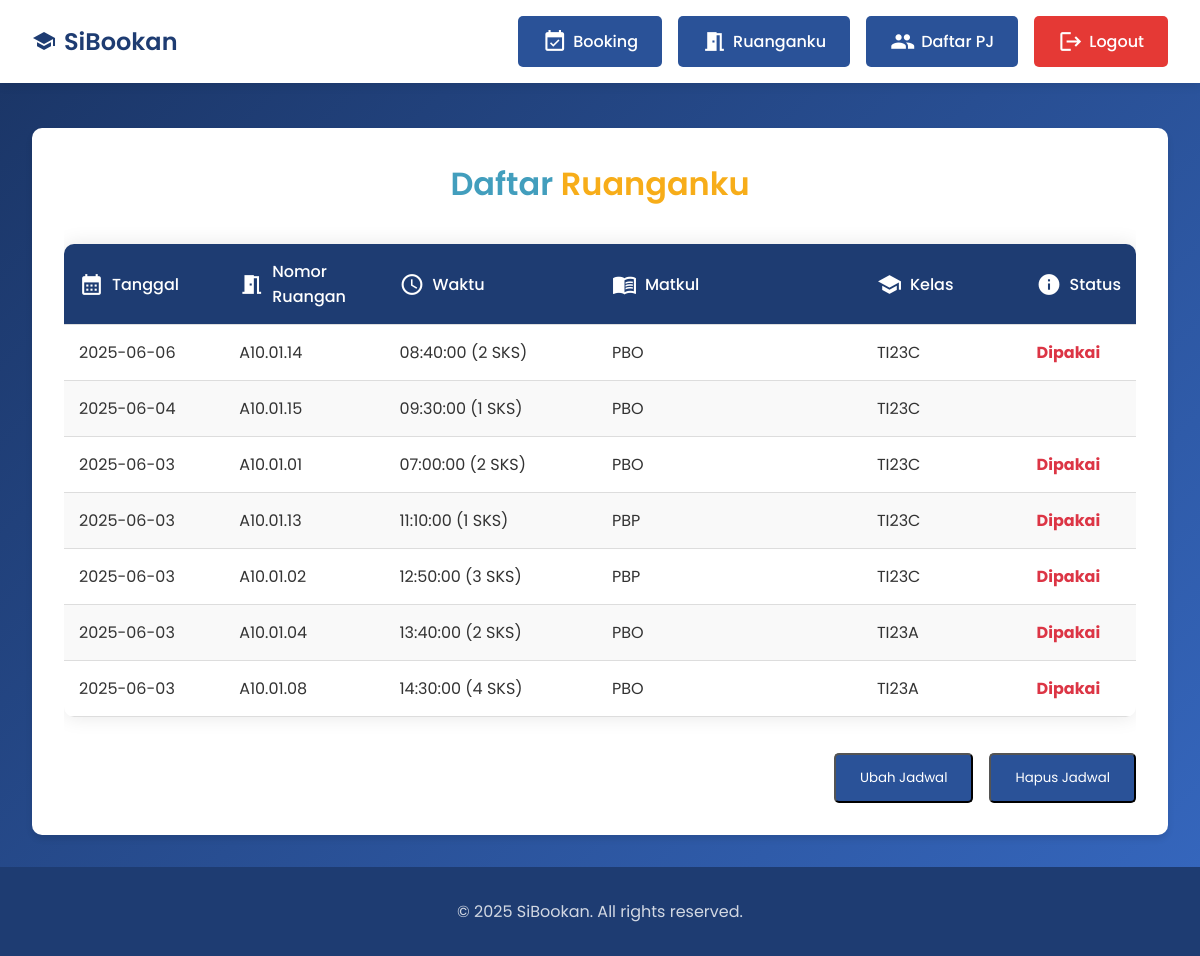
The page /ruanganku.php (signed in) on the database its author committed.
### tables this page shows
CREATE TABLE `booking_ruangan` (
  `id_booking` int(11) NOT NULL,
  `tanggal` date NOT NULL,
  `jam_mulai` time NOT NULL,
  `durasi` int(11) DEFAULT NULL,
  `jumlah_sks` int(11) NOT NULL,
  `nomor_ruangan` varchar(20) NOT NULL,
  `id_matkul` int(11) NOT NULL,
  `kelas` varchar(10) NOT NULL,
  `status_booking` enum('Tersedia','Dipakai') DEFAULT 'Tersedia',
  `id_dosen` int(11) NOT NULL,
  `created_at` timestamp NOT NULL DEFAULT current_timestamp(),
  `updated_at` timestamp NOT NULL DEFAULT current_timestamp() ON UPDATE current_timestamp()
);

CREATE TABLE `mata_kuliah` (
  `id_matkul` int(11) NOT NULL,
  `nama_matkul` varchar(100) NOT NULL,
  `kode_matkul` varchar(20) DEFAULT NULL
);

### ruanganku.php (the view, shortened to what this page needs)
<?php
include "database.php";
$username = $_SESSION["username"];
$query = "SELECT br.*, mk.nama_matkul
          FROM booking_ruangan br
          JOIN dosen d ON br.id_dosen = d.id_dosen
          JOIN mata_kuliah mk ON br.id_matkul = mk.id_matkul
          WHERE d.username = '$username'
          ORDER BY br.tanggal DESC, br.jam_mulai ASC";
$result = mysqli_query($db, $query);
?>
<!DOCTYPE html>
<html lang="id">
<head>
</head>
<body>
    <header>
        <div class="header-content">
            <div class="logo-container">
                <a href="/index" class="logo">
                    <span class="material-icons">school</span>
                    SiBookan
                </a>
            </div>
            <div class="nav-buttons">
                <a href="/home" class="login-btn">
                    <span class="material-icons">event_available</span>
                    Booking
                </a>
                <a href="/ruanganku" class="ruanganku-btn">
                    <span class="material-icons">meeting_room</span>
                    Ruanganku
                </a>
                <a href="/daftarpj" class="daftarpj-btn">
                    <span class="material-icons">group</span>
                    Daftar PJ
                </a>
                <a href="/logout" class="nav-btn-logout">
                    <span class="material-icons">logout</span>
                    Logout
                </a>
            </div>
        </div>
    </header>
    <div class="table-container">
        <h1>Daftar <span style="color: #f7ad19;">Ruanganku</span></h1>
        <div class="table-wrapper">
            <table>
                <thead>
                    <tr>
                        <th>
                            <div class="header-cell">
                                <span class="material-icons">calendar_month</span>
                                Tanggal
                            </div>
                        </th>
                        <th>
                            <div class="header-cell">
                                <span class="material-icons">meeting_room</span>
                                Nomor Ruangan
                            </div>
                        </th>
                        <th>
                            <div class="header-cell">
                                <span class="material-icons">schedule</span>
                                Waktu
                            </div>
                        </th>
                        <th>
                            <div class="header-cell">
                                <span class="material-icons">menu_book</span>
                                Matkul
                            </div>
                        </th>
                        <th>
                            <div class="header-cell">
                                <span class="material-icons">school</span>
                                Kelas
                            </div>
                        </th>
                        <th>
                            <div class="header-cell">
                                <span class="material-icons">info</span>
                                Status
                            </div>
                        </th>
                    </tr>
                </thead>
                <tbody>
                    <?php
                    if ($result && mysqli_num_rows($result) > 0) {
                        while ($row = mysqli_fetch_assoc($result)) {
                            $status_class = $row['status_booking'] === 'Tersedia' ? 'status-tersedia' : 'status-dipakai';
                            echo "<tr>";
                            echo "<td>" . date('Y-m-d', strtotime($row['tanggal'])) . "</td>";
                            echo "<td>" . htmlspecialchars($row['nomor_ruangan']) . "</td>";
                            echo "<td>" . htmlspecialchars($row['jam_mulai']) . " (" . $row['jumlah_sks'] . " SKS)</td>";
                            echo "<td>" . htmlspecialchars($row['nama_matkul']) . "</td>";
                            echo "<td>" . htmlspecialchars($row['kelas']) . "</td>";
                            echo "<td class='$status_class'>" . htmlspecialchars($row['status_booking']) . "</td>";
                            echo "</tr>";
                        }
                    } else {
                        echo "<tr><td colspan='6' style='text-align: center;'>Tidak ada data booking</td></tr>";
                    }
                    ?>
                </tbody>
            </table>
        </div>
        <div class="button-container">
            <button class="button" type="button" onclick="toggleUbahForm()">Ubah Jadwal</button>
            <button class="button" type="button" onclick="toggleHapusForm()">Hapus Jadwal</button>
        </div>
    </div>
    <footer>
        <div class="footer-content">
            <p>&copy; 2025 SiBookan. All rights reserved.</p>
        </div>
    </footer>
</body>
</html>

### ruanganku.php (style rules this page uses)
* { margin: 0; padding: 0; box-sizing: border-box; font-family: "Poppins", sans-serif; }
html, body { height: 100%; }
body { min-height: 100vh; background: linear-gradient(135deg, #1a3464, #3668c0); color: #333; display: flex; flex-direction: column; }
header { background: white; padding: 1rem 0; box-shadow: 0 2px 10px rgba(0, 0, 0, 0.1); position: fixed; width: 100%; top: 0; z-index: 1000; }
.header-content { display: flex; justify-content: space-between; align-items: center; max-width: 1200px; margin: 0 auto; padding: 0 2rem; }
.logo-container { display: flex; align-items: center; gap: 10px; order: 1; }
.logo { font-size: 1.5rem; font-weight: 600; color: #1e3c72; text-decoration: none; display: flex; align-items: center; gap: 8px; }
.logo .material-icons { color: #1e3c72; font-size: 24px; }
.nav-buttons { display: flex; gap: 1rem; align-items: center; order: 2; }
.login-btn, .register-btn, .ruanganku-btn, .daftarpj-btn { background: #2a5298; color: white; padding: 0.8rem 1.5rem; border-radius: 5px; text-decoration: none; font-weight: 500; transition: all 0.3s ease; display: flex; align-items: center; gap: 6px; }
.nav-btn-logout { background: #e53935; color: white; padding: 0.8rem 1.5rem; border-radius: 5px; text-decoration: none; font-weight: 500; transition: all 0.3s ease; display: flex; align-items: center; gap: 6px; }
.table-container { margin-top: 8rem; padding: 2rem; background: white; border-radius: 10px; box-shadow: 0 4px 6px rgba(0, 0, 0, 0.1); margin-bottom: 2rem; margin-left: auto; margin-right: auto; max-width: 1500px; width: calc(100% - 4rem); }
h1 { margin-bottom: 1rem; font-size: 2rem; font-weight: 600; color: #429ebd; text-align: center; }
.table-wrapper { width: 100%; overflow-x: auto; -webkit-overflow-scrolling: touch; }
table { width: 100%; border-collapse: collapse; border-radius: 10px; overflow: hidden; box-shadow: 0 0 20px rgba(0, 0, 0, 0.1); margin: 20px 0; }
th, td { padding: 15px; text-align: left; border-bottom: 1px solid #ddd; word-wrap: break-word; }
th { background-color: #1e3c72; color: white; font-weight: 500; }
.header-cell { display: flex; align-items: center; gap: 8px; }
.material-icons { font-size: 25px; color: white; }
tr:nth-child(even) { background-color: #f9f9f9; }
th:nth-child(1), td:nth-child(1) { width: 15%; }
th:nth-child(2), td:nth-child(2) { width: 15%; }
th:nth-child(3), td:nth-child(3) { width: 20%; }
th:nth-child(4), td:nth-child(4) { width: 25%; }
th:nth-child(5), td:nth-child(5) { width: 15%; }
th:nth-child(6), td:nth-child(6) { width: 10%; }
.button-container { display: flex; justify-content: right; gap: 1rem; margin-top: 1rem; }
.button { background-color: #2a5298; color: white; padding: 0.8rem 1.5rem; border-radius: 5px; text-decoration: none; }
footer { background: #1e3c72; color: white; padding: 2rem 0; text-align: center; margin-top: auto; width: 100%; }
.footer-content { max-width: 1200px; margin: 0 auto; padding: 0 2rem; }
.footer-content p { opacity: 0.8; }
.status-dipakai { color: #dc3545; font-weight: bold; }

### rows shown on the page
booking_ruangan: tanggal "2025-06-06", nomor_ruangan "A10.01.14", jam_mulai "08:40:00", jumlah_sks "2", id_matkul.nama_matkul "PBO", kelas "TI23C", status_booking "Dipakai"
booking_ruangan: tanggal "2025-06-04", nomor_ruangan "A10.01.15", jam_mulai "09:30:00", jumlah_sks "1", id_matkul.nama_matkul "PBO", kelas "TI23C"
booking_ruangan: tanggal "2025-06-03", nomor_ruangan "A10.01.01", jam_mulai "07:00:00", jumlah_sks "2", id_matkul.nama_matkul "PBO", kelas "TI23C", status_booking "Dipakai"
booking_ruangan: tanggal "2025-06-03", nomor_ruangan "A10.01.13", jam_mulai "11:10:00", jumlah_sks "1", id_matkul.nama_matkul "PBP", kelas "TI23C", status_booking "Dipakai"
booking_ruangan: tanggal "2025-06-03", nomor_ruangan "A10.01.02", jam_mulai "12:50:00", jumlah_sks "3", id_matkul.nama_matkul "PBP", kelas "TI23C", status_booking "Dipakai"
booking_ruangan: tanggal "2025-06-03", nomor_ruangan "A10.01.04", jam_mulai "13:40:00", jumlah_sks "2", id_matkul.nama_matkul "PBO", kelas "TI23A", status_booking "Dipakai"
booking_ruangan: tanggal "2025-06-03", nomor_ruangan "A10.01.08", jam_mulai "14:30:00", jumlah_sks "4", id_matkul.nama_matkul "PBO", kelas "TI23A", status_booking "Dipakai"
